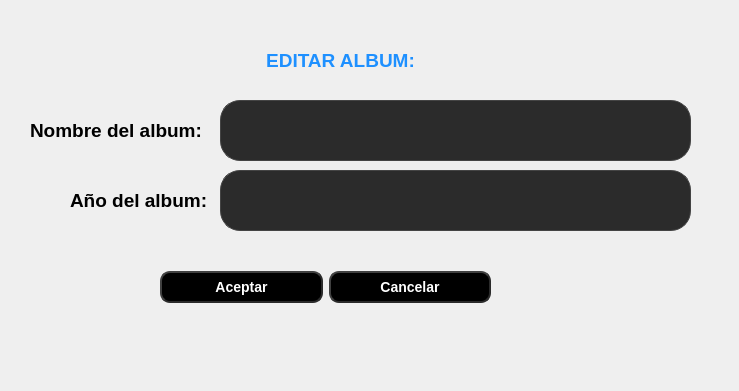
<?xml version="1.0" encoding="UTF-8"?>
<ui version="4.0">
 <class>CambiarAlbum</class>
 <widget class="QDialog" name="CambiarAlbum">
  <property name="geometry">
   <rect>
    <x>0</x>
    <y>0</y>
    <width>739</width>
    <height>391</height>
   </rect>
  </property>
  <property name="windowTitle">
   <string>Dialog</string>
  </property>
  <widget class="QLineEdit" name="lineEdit_nombre">
   <property name="geometry">
    <rect>
     <x>220</x>
     <y>100</y>
     <width>471</width>
     <height>61</height>
    </rect>
   </property>
   <property name="styleSheet">
    <string notr="true">QLineEdit{
	background-color: #2b2b2b;
    border: 1px solid #444444;
    border-radius: 20px;
    padding-left: 14px;
    color: #ffffff;
}</string>
   </property>
   <property name="text">
    <string/>
   </property>
  </widget>
  <widget class="QLabel" name="label">
   <property name="geometry">
    <rect>
     <x>260</x>
     <y>40</y>
     <width>161</width>
     <height>41</height>
    </rect>
   </property>
   <property name="text">
    <string>&lt;html&gt;&lt;head/&gt;&lt;body&gt;&lt;p align=&quot;center&quot;&gt;&lt;span style=&quot; font-size:14pt; font-weight:700; color:#1e90ff;&quot;&gt;EDITAR ALBUM:&lt;/span&gt;&lt;/p&gt;&lt;/body&gt;&lt;/html&gt;</string>
   </property>
  </widget>
  <widget class="QWidget" name="layoutWidget">
   <property name="geometry">
    <rect>
     <x>160</x>
     <y>250</y>
     <width>331</width>
     <height>74</height>
    </rect>
   </property>
   <layout class="QGridLayout" name="gridLayout">
    <item row="0" column="1">
     <widget class="QPushButton" name="realizado_2">
      <property name="styleSheet">
       <string notr="true">QPushButton {
    background-color: #000000;
    color: white;   
    border-style: outset;
    border-width: 2px;
    border-radius: 10px; 
    border-color: #2b2b2b;  
    font: bold 14px;
    padding: 6px;
}
QPushButton:hover {
    background-color: #2980b9;
}

QPushButton:pressed {
    background-color: #1f618d;
    padding-top: 8px; 
    padding-left: 8px; 
}</string>
      </property>
      <property name="text">
       <string>Cancelar</string>
      </property>
     </widget>
    </item>
    <item row="0" column="0">
     <widget class="QPushButton" name="realizado">
      <property name="styleSheet">
       <string notr="true">QPushButton {
    background-color: #000000;
    color: white;   
    border-style: outset;
    border-width: 2px;
    border-radius: 10px; 
    border-color: #2b2b2b;  
    font: bold 14px;
    padding: 6px;
}
QPushButton:hover {
    background-color: #2980b9;
}

QPushButton:pressed {
    background-color: #1f618d;
    padding-top: 8px; 
    padding-left: 8px; 
}</string>
      </property>
      <property name="text">
       <string>Aceptar</string>
      </property>
     </widget>
    </item>
   </layout>
  </widget>
  <widget class="QLabel" name="label_2">
   <property name="geometry">
    <rect>
     <x>30</x>
     <y>110</y>
     <width>181</width>
     <height>41</height>
    </rect>
   </property>
   <property name="text">
    <string>&lt;html&gt;&lt;head/&gt;&lt;body&gt;&lt;p&gt;&lt;span style=&quot; font-size:14pt; font-weight:700;&quot;&gt;Nombre del album:&lt;/span&gt;&lt;/p&gt;&lt;/body&gt;&lt;/html&gt;</string>
   </property>
  </widget>
  <widget class="QLabel" name="label_3">
   <property name="geometry">
    <rect>
     <x>70</x>
     <y>180</y>
     <width>141</width>
     <height>41</height>
    </rect>
   </property>
   <property name="text">
    <string>&lt;html&gt;&lt;head/&gt;&lt;body&gt;&lt;p&gt;&lt;span style=&quot; font-size:14pt; font-weight:700;&quot;&gt;Año del album:&lt;/span&gt;&lt;/p&gt;&lt;/body&gt;&lt;/html&gt;</string>
   </property>
  </widget>
  <widget class="QLineEdit" name="lineEdit_anio">
   <property name="geometry">
    <rect>
     <x>220</x>
     <y>170</y>
     <width>471</width>
     <height>61</height>
    </rect>
   </property>
   <property name="styleSheet">
    <string notr="true">QLineEdit{
	background-color: #2b2b2b;
    border: 1px solid #444444;
    border-radius: 20px;
    padding-left: 14px;
    color: #ffffff;
}</string>
   </property>
   <property name="text">
    <string/>
   </property>
  </widget>
 </widget>
 <resources/>
 <connections/>
</ui>
